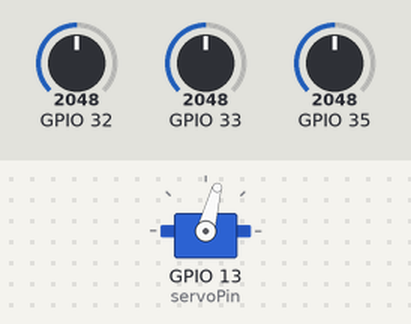
Bench run of a sketch on a simulated ESP32. Shown: servo. The test bench sets the inputs (shaded band); at power-on: GPIO 32 = 2048, GPIO 33 = 2048, GPIO 35 = 2048. What the sketch prints to the serial monitor is not drawn.

Above: at 1.2 s.
1.3 s: GPIO 32 set to 1051
2.8 s: GPIO 32 set to 934
Timing chart, 0 to 5.8 s (numbered marks = the images above; inputs shaded):
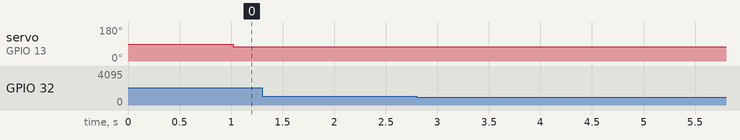

The sketch:

SPektrum_Jari.ino
```cpp
#include <ESP32Servo.h>
Servo myservo;
int servoPin = 13;

int data1[80],data2[80],data3[80],i,pinA,pinB;
char tulis[100],pos;
void setup() {
  pinMode(12, INPUT_PULLUP);     // Initialize the LED_BUILTIN pin as an output
  pinMode(23, INPUT_PULLUP);
  Serial.begin(9600);
  ESP32PWM::allocateTimer(0);
  ESP32PWM::allocateTimer(1);
  ESP32PWM::allocateTimer(2);
  ESP32PWM::allocateTimer(3);
  myservo.setPeriodHertz(50);    // standard 50 hz servo
  myservo.attach(servoPin, 1000, 2000); // attaches the servo on pin 18 to the servo object

  ///atur sudut servo disini///
  pos=75;// atur sudut 75-180
}

// the loop function runs over and over again forever
void loop() {
  /*for(i=0;i<50;i++){
    if(digitalRead(23) == HIGH) pinA = 1;
    else {pinA=0; if(pos < 180) pos++;}
    if(digitalRead(12) == HIGH) pinB = 1;
    else {pinB=0; if(pos > 75) pos--;}
  }*/
  if(pos < 75) pos=75;
  else if(pos>180) pos=180;

  for(i=0;i<50;i++) {
    data1[i]=analogRead(35);
    data2[i]=analogRead(32);
    data3[i]=analogRead(33);
  }
  sprintf(tulis,"sudut: %3d:%d:%d",pos,pinA,pinB);
  Serial.println(tulis);
  Serial.println("///data///");
  for(i=0;i<50;i++){
    sprintf(tulis,"%2d: %4d,%4d,%4d",i+1,data1[i],data2[i],data3[i]);
    Serial.println(tulis);
  }
  myservo.write(pos);
}
```

Measured:
- after the input at 1.3 s, every drawn part: stays the same
- after the input at 2.8 s, every drawn part: stays the same
